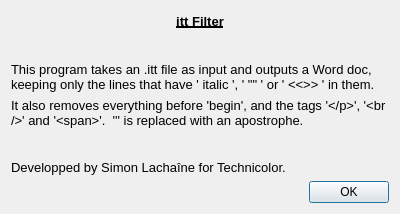
<?xml version="1.0" encoding="UTF-8"?>
<ui version="4.0">
 <class>About</class>
 <widget class="QDialog" name="About">
  <property name="geometry">
   <rect>
    <x>0</x>
    <y>0</y>
    <width>400</width>
    <height>214</height>
   </rect>
  </property>
  <property name="windowTitle">
   <string>About</string>
  </property>
  <layout class="QVBoxLayout" name="verticalLayout">
   <item>
    <layout class="QHBoxLayout" name="horizontalLayout">
     <item>
      <spacer name="horizontalSpacer">
       <property name="orientation">
        <enum>Qt::Horizontal</enum>
       </property>
       <property name="sizeHint" stdset="0">
        <size>
         <width>40</width>
         <height>20</height>
        </size>
       </property>
      </spacer>
     </item>
     <item>
      <widget class="QLabel" name="label">
       <property name="font">
        <font>
         <pointsize>10</pointsize>
         <weight>75</weight>
         <bold>true</bold>
         <underline>true</underline>
        </font>
       </property>
       <property name="text">
        <string>itt Filter</string>
       </property>
       <property name="alignment">
        <set>Qt::AlignCenter</set>
       </property>
      </widget>
     </item>
     <item>
      <spacer name="horizontalSpacer_2">
       <property name="orientation">
        <enum>Qt::Horizontal</enum>
       </property>
       <property name="sizeHint" stdset="0">
        <size>
         <width>40</width>
         <height>20</height>
        </size>
       </property>
      </spacer>
     </item>
    </layout>
   </item>
   <item>
    <spacer name="verticalSpacer">
     <property name="orientation">
      <enum>Qt::Vertical</enum>
     </property>
     <property name="sizeHint" stdset="0">
      <size>
       <width>20</width>
       <height>40</height>
      </size>
     </property>
    </spacer>
   </item>
   <item>
    <widget class="QLabel" name="label_2">
     <property name="font">
      <font>
       <pointsize>10</pointsize>
      </font>
     </property>
     <property name="text">
      <string>This program takes an .itt file as input and outputs a Word doc, keeping only the lines that have ' italic ', ' &quot;&quot; ' or ' &lt;&lt;&gt;&gt; ' in them.</string>
     </property>
     <property name="wordWrap">
      <bool>true</bool>
     </property>
    </widget>
   </item>
   <item>
    <widget class="QLabel" name="label_3">
     <property name="font">
      <font>
       <pointsize>10</pointsize>
      </font>
     </property>
     <property name="text">
      <string>It also removes everything before 'begin', and the tags '&lt;/p&gt;', '&lt;br/&gt;' and '&lt;span&gt;'.  '&amp;apos;' is replaced with an apostrophe.</string>
     </property>
     <property name="wordWrap">
      <bool>true</bool>
     </property>
    </widget>
   </item>
   <item>
    <spacer name="verticalSpacer_2">
     <property name="orientation">
      <enum>Qt::Vertical</enum>
     </property>
     <property name="sizeHint" stdset="0">
      <size>
       <width>20</width>
       <height>40</height>
      </size>
     </property>
    </spacer>
   </item>
   <item>
    <widget class="QLabel" name="label_4">
     <property name="font">
      <font>
       <pointsize>10</pointsize>
      </font>
     </property>
     <property name="text">
      <string>Developped by Simon Lachaîne for Technicolor.</string>
     </property>
    </widget>
   </item>
   <item>
    <widget class="QDialogButtonBox" name="buttonBox">
     <property name="orientation">
      <enum>Qt::Horizontal</enum>
     </property>
     <property name="standardButtons">
      <set>QDialogButtonBox::Ok</set>
     </property>
    </widget>
   </item>
  </layout>
 </widget>
 <resources/>
 <connections>
  <connection>
   <sender>buttonBox</sender>
   <signal>accepted()</signal>
   <receiver>About</receiver>
   <slot>accept()</slot>
   <hints>
    <hint type="sourcelabel">
     <x>248</x>
     <y>254</y>
    </hint>
    <hint type="destinationlabel">
     <x>157</x>
     <y>274</y>
    </hint>
   </hints>
  </connection>
  <connection>
   <sender>buttonBox</sender>
   <signal>rejected()</signal>
   <receiver>About</receiver>
   <slot>reject()</slot>
   <hints>
    <hint type="sourcelabel">
     <x>316</x>
     <y>260</y>
    </hint>
    <hint type="destinationlabel">
     <x>286</x>
     <y>274</y>
    </hint>
   </hints>
  </connection>
 </connections>
</ui>
